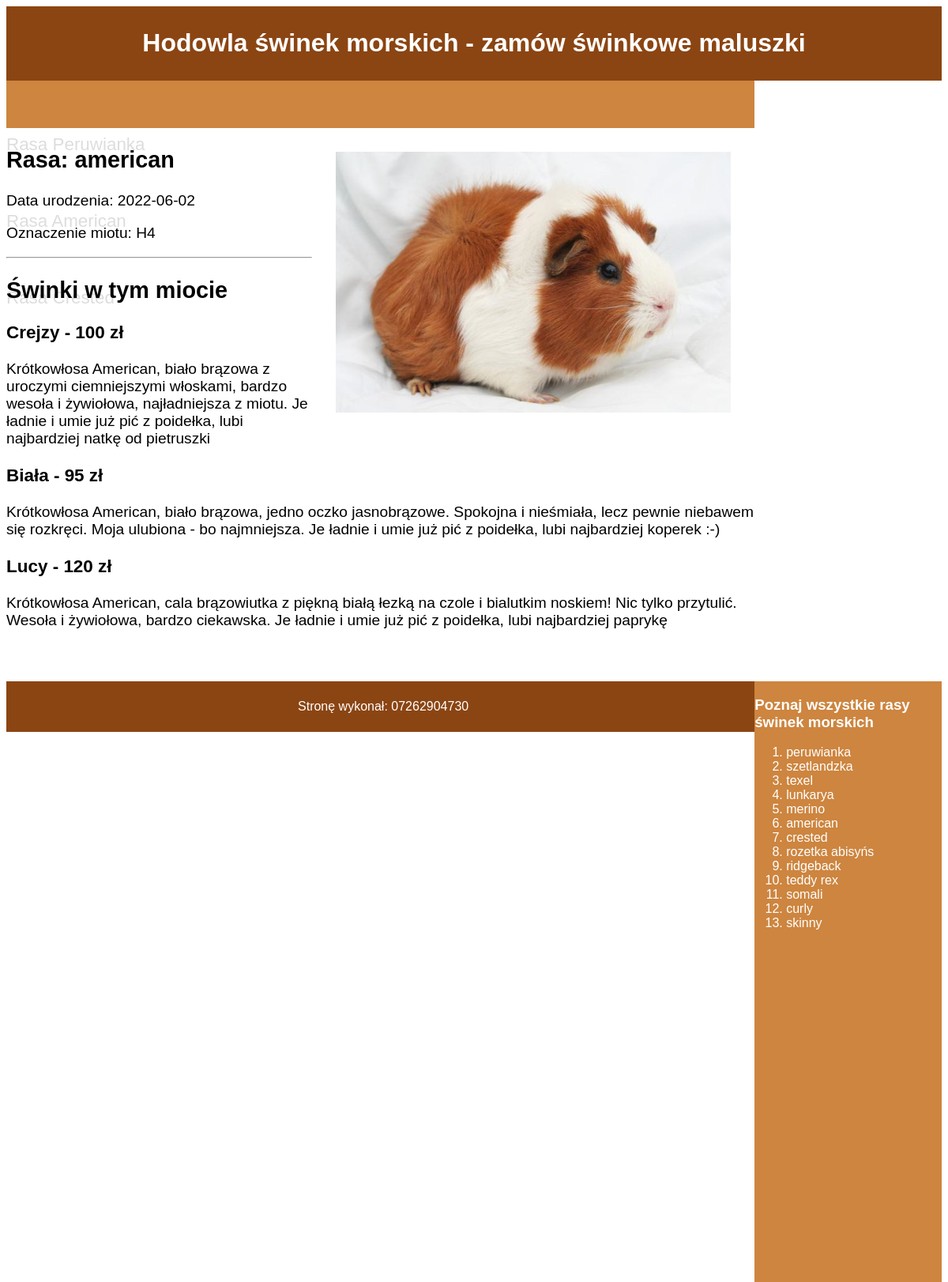
The page /Chomiki/american.php on the database its author committed.
### tables this page shows
CREATE TABLE `swinki` (
  `id` int(10) UNSIGNED NOT NULL,
  `rasy_id` int(10) UNSIGNED NOT NULL,
  `data_ur` date DEFAULT NULL,
  `miot` varchar(10) DEFAULT NULL,
  `opis` text DEFAULT NULL,
  `imie` varchar(10) DEFAULT NULL,
  `cena` int(10) UNSIGNED DEFAULT NULL
);

CREATE TABLE `rasy` (
  `id` int(10) UNSIGNED NOT NULL,
  `rasa` varchar(15) DEFAULT NULL
);

### Chomiki/american.php (the view, shortened to what this page needs)
<?php
    $conn = new mysqli("localhost", "root", "", "hodowla");
?>
<!DOCTYPE html>
<html lang="pl">
<head>
    <link rel="stylesheet" href="styl.css">
</head>
<body>
    <div class="baner">
        <h1>Hodowla świnek morskich - zamów świnkowe maluszki</h1>
    </div>
    <div class="lewy-menu">
        <a href="peruwianka.php">
            <p>Rasa Peruwianka</p>
        </a>
        <a href="american.php">
            <p>Rasa American</p>
        </a>
        <a href="crested.php">
            <p>Rasa Crested</p>
        </a>
    </div>
    <div class="lewy-main">
        <img src="/american.jpg" alt="Świnka morska rasy american">
        <?php
            $sql2 = "SELECT DISTINCT data_ur, miot, rasa FROM swinki JOIN rasy ON rasy_id = rasy.id WHERE rasy_id=6";
            $result2 = $conn->query($sql2);
            while($row = $result2 -> fetch_array()) {
                echo "<h2>Rasa: $row[2]</h2>";
                echo "<p>Data urodzenia: $row[0]</p>";
                echo "<p>Oznaczenie miotu: $row[1]</p>";
            }
        ?>
        <hr>
        <h2>Świnki w tym miocie</h2>
        <?php
            $sql3 = "SELECT imie, cena, opis FROM swinki WHERE rasy_id = 6";
            $result3 = $conn->query($sql3);
            while($row = $result3 -> fetch_array()) {
                echo "<h3>$row[0] - $row[1] zł</h3>";
                echo "<p>$row[2]</p>";
            }
        ?>
    </div>
    <div class="prawy">
        <h3>Poznaj wszystkie rasy świnek morskich</h3>
        <ol>
            <?php
                $sql1 = "SELECT rasa FROM rasy";
                $result = $conn->query($sql1);
                while($row = $result -> fetch_array()) {
                    echo "<li>$row[0]</li>";
                }
            ?>
        </ol>
    </div>
    <div class="stopka">
        <p>Stronę wykonał: 07262904730</p>
    </div>
</body>
</html>

### Chomiki/styl.css (style rules this page uses)
* { font-family: "Helvetica"; }
.baner, .stopka { background-color: saddlebrown; color: white; text-align: center; padding: 7px; }
.lewy-menu { background-color: peru; width: 80%; height: 40px; padding-top: 20px; float: left; }
.lewy-main { width: 80%; height: 700px; font-size: 120%; overflow: auto; }
.prawy { background-color: peru; color: white; width: 20%; height: 760px; float: right; }
a { color: #ddd; padding-left: 90px; font-size: 140%; text-decoration: none; }
img { float: right; margin: 30px; }

### rows shown on the page
swinki: imie "Crejzy", cena "100", opis "Krótkowłosa American, biało brązowa z uroczymi ciemniejszymi włoskami, bardzo wesoła i żywiołowa, najładniejsza z miotu. Je ładnie i umie już pić z poidełka, lubi najbardziej natkę od pietruszki"
swinki: imie "Biała", cena "95", opis "Krótkowłosa American, biało brązowa, jedno oczko jasnobrązowe. Spokojna i nieśmiała, lecz pewnie niebawem się rozkręci. Moja ulubiona - bo najmniejsza. Je ładnie i umie już pić z poidełka, lubi najbardziej koperek :-)"
swinki: imie "Lucy", cena "120", opis "Krótkowłosa American, cala brązowiutka z piękną białą łezką na czole i bialutkim noskiem! Nic tylko przytulić. Wesoła i żywiołowa, bardzo ciekawska. Je ładnie i umie już pić z poidełka, lubi najbardziej paprykę"
rasy: rasa "peruwianka"
rasy: rasa "szetlandzka"
rasy: rasa "texel"
rasy: rasa "lunkarya"
rasy: rasa "merino"
rasy: rasa "american"
rasy: rasa "crested"
rasy: rasa "rozetka abisyńs"
rasy: rasa "ridgeback"
rasy: rasa "teddy rex"
rasy: rasa "somali"
rasy: rasa "curly"
rasy: rasa "skinny"

### other values the page prints
$row[2] "american"
$row[0] "2022-06-02"
$row[1] "H4"
